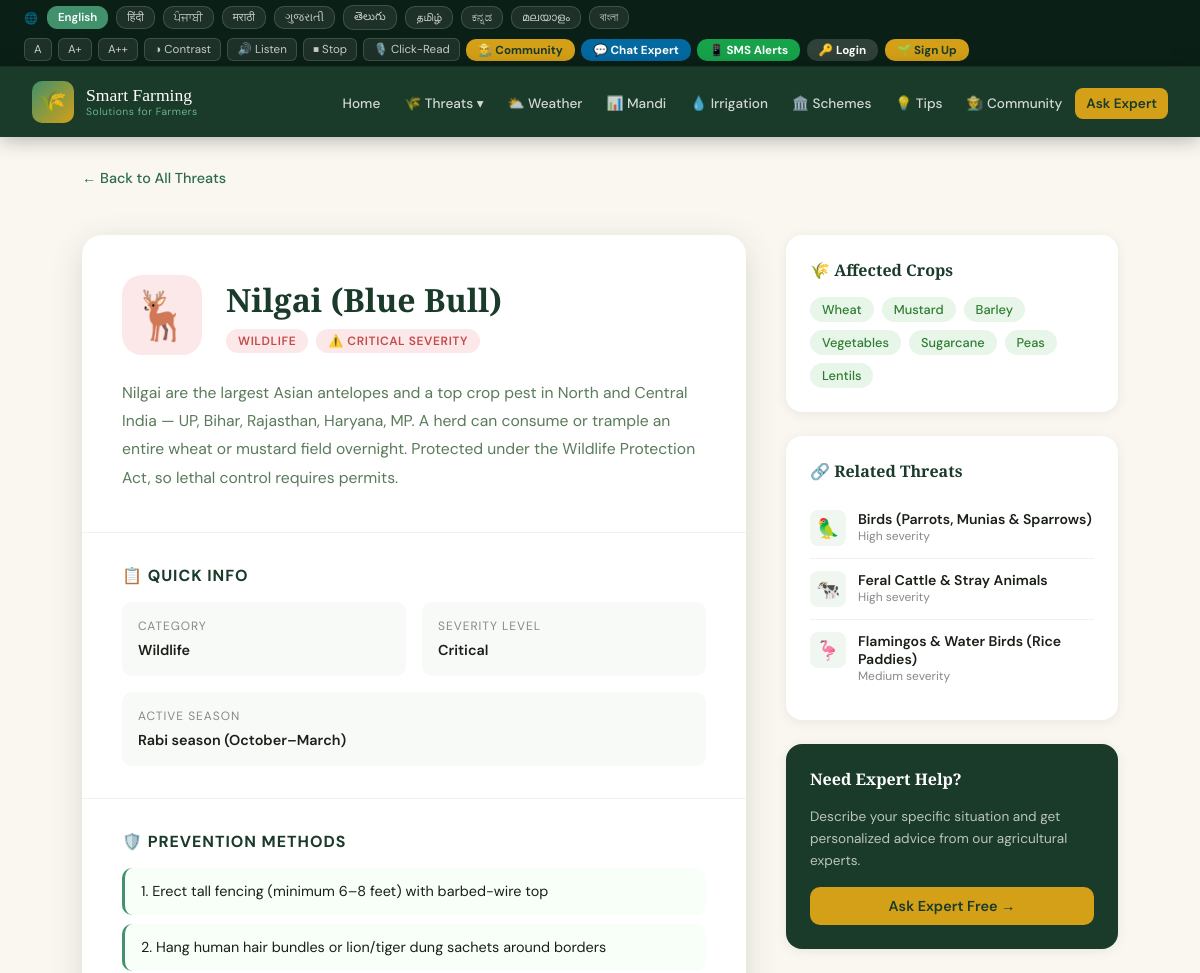
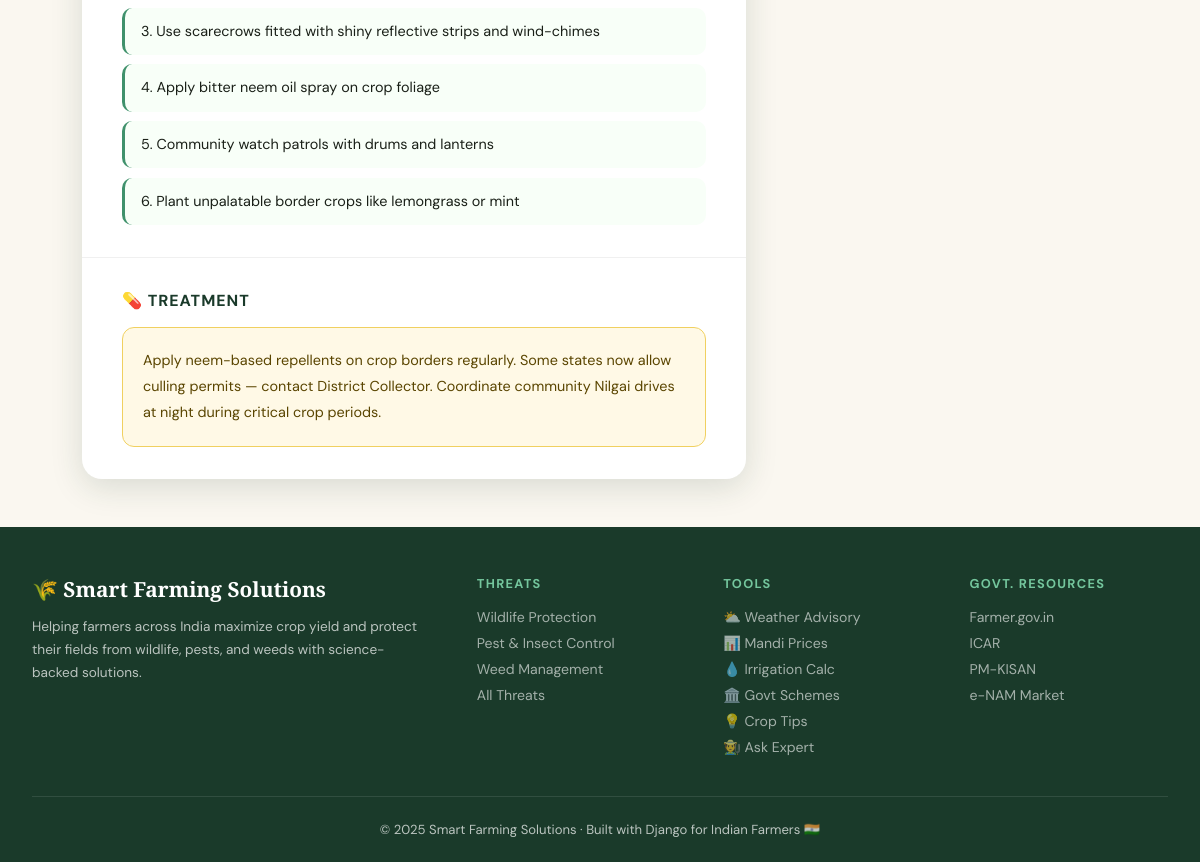
The app's page /threats/53/ with its own data (2 pictures, top to bottom).
### farming/models.py (models this page shows, shortened)
class Threat(models.Model):
    name = models.CharField(max_length=200)
    category = models.CharField(max_length=20, choices=ThreatCategory.choices)
    description = models.TextField()
    affected_crops = models.CharField(max_length=500)
    prevention_methods = models.TextField()
    treatment = models.TextField()
    season = models.CharField(max_length=100, default='All seasons')
    severity = models.CharField(max_length=20, choices=[
        ('low', 'Low'), ('medium', 'Medium'), ('high', 'High'), ('critical', 'Critical')
    ], default='medium')
    icon = models.CharField(max_length=10, default='🐛')
    created_at = models.DateTimeField(auto_now_add=True)
    class Meta:
        ordering = ['category', 'name']

### farming/views.py (the view)
# urls.py: path('threats/<int:pk>/', views.threat_detail, name='threat_detail'),
def threat_detail(request, pk):
    threat = get_object_or_404(Threat, pk=pk)
    related = Threat.objects.filter(category=threat.category).exclude(pk=pk)[:3]
    return render(request, 'farming/threat_detail.html', {'threat': threat, 'related': related})

### farming/templates/farming/threat_detail.html (shortened to what this page needs)
{% extends 'farming/base.html' %}
{% block content %}
<a href="{% url 'threat_list' %}" class="back-link">← Back to All Threats</a>
<div class="detail-wrapper">
    <div>
        <div class="detail-card">
            <div class="detail-top">
                <div class="detail-heading">
                    <div class="detail-icon {{ threat.category }}">{{ threat.icon }}</div>
                    <div>
                        <h1>{{ threat.name }}</h1>
                        <div class="badges">
                            <span class="badge badge-{{ threat.category }}">{{ threat.get_category_display }}</span>
                            <span class="badge badge-{{ threat.severity }}">⚠️ {{ threat.get_severity_display }} Severity</span>
                        </div>
                    </div>
                </div>
                <p class="detail-desc">{{ threat.description }}</p>
            </div>
            <div class="detail-section">
                <h2>📋 Quick Info</h2>
                <div class="meta-grid">
                    <div class="meta-item">
                        <label>Category</label>
                        <span>{{ threat.get_category_display }}</span>
                    </div>
                    <div class="meta-item">
                        <label>Severity Level</label>
                        <span>{{ threat.get_severity_display }}</span>
                    </div>
                    <div class="meta-item" style="grid-column: 1/-1;">
                        <label>Active Season</label>
                        <span>{{ threat.season }}</span>
                    </div>
                </div>
            </div>
            <div class="detail-section">
                <h2>🛡️ Prevention Methods</h2>
                <ul class="prevention-list">
                    {% for line in threat.prevention_methods.splitlines %}
                    {% if line.strip %}
                    <li>{{ line }}</li>
                    {% endif %}
                    {% endfor %}
                </ul>
            </div>
            <div class="detail-section">
                <h2>💊 Treatment</h2>
                <div class="treatment-box">{{ threat.treatment }}</div>
            </div>
        </div>
    </div>
    <div class="sidebar">
        <div class="sidebar-card">
            <h3>🌾 Affected Crops</h3>
            <div class="crops-tags">
                {% for crop in threat.affected_crops.split %}
                <span class="crop-tag">{{ crop|cut:"," }}</span>
                {% endfor %}
            </div>
        </div>
        {% if related %}
        <div class="sidebar-card">
            <h3>🔗 Related Threats</h3>
            {% for r in related %}
            <a href="{% url 'threat_detail' r.pk %}" class="related-item">
                <div class="related-icon">{{ r.icon }}</div>
                <div>
                    <div class="related-name">{{ r.name }}</div>
                    <div class="related-sev">{{ r.get_severity_display }} severity</div>
                </div>
            </a>
            {% endfor %}
        </div>
        {% endif %}
        <div class="sidebar-card" style="background: var(--green-deep); color: white;">
            <h3 style="color:white;">Need Expert Help?</h3>
            <p style="font-size:0.85rem;color:rgba(255,255,255,0.7);margin-bottom:1rem;line-height:1.6;">Describe your specific situation and get personalized advice from our agricultural experts.</p>
            <a href="{% url 'ask_expert' %}" class="btn btn-gold" style="width:100%;text-align:center;display:block;padding:10px;">Ask Expert Free →</a>
        </div>
    </div>
</div>
{% endblock %}

### farming/templates/farming/base.html (style rules this page uses)
:root { --green-deep: #1a3a2a; --green-mid: #2d6a4f; --green-bright: #40916c; --green-light: #74c69d; --gold: #d4a017; --gold-light: #f4c842; --cream: #faf7f0; --white: #ffffff; --text-dark: #1a2018; --shadow: 0 8px 32px rgba(26,58,42,0.15); --shadow-lg: 0 20px 60px rgba(26,58,42,0.2); --wildlife: #c44b4b; --pest: #c47a1a; --weed: #3a7a3a; }
* { margin: 0; padding: 0; box-sizing: border-box; }
body { font-family: 'DM Sans', sans-serif; background: var(--cream); color: var(--text-dark); min-height: 100vh; }
.badge { display: inline-block; padding: 4px 12px; border-radius: 20px; font-size: 0.75rem; font-weight: 600; text-transform: uppercase; letter-spacing: 0.05em; }
.badge-wildlife { background: #fce8e8; color: var(--wildlife); }
.badge-critical { background: #fce8e8; color: #c44b4b; }
.btn { display: inline-block; padding: 12px 28px; border-radius: 10px; font-weight: 600; text-decoration: none; font-size: 0.9rem; transition: all 0.2s; cursor: pointer; border: none; font-family: 'DM Sans', sans-serif; }
.btn-gold { background: var(--gold); color: var(--green-deep); }

### farming/templates/farming/threat_detail.html (style rules this page uses)
.detail-wrapper { max-width: 1100px; margin: 3rem auto; padding: 0 2rem; display: grid; grid-template-columns: 2fr 1fr; gap: 2.5rem; }
.back-link { max-width: 1100px; margin: 2rem auto 0; padding: 0 2rem; display: block; color: var(--green-mid); text-decoration: none; font-size: 0.9rem; font-weight: 500; }
.detail-card { background: white; border-radius: 20px; overflow: hidden; box-shadow: var(--shadow); }
.detail-top { padding: 2.5rem; border-bottom: 1px solid #f0f0f0; }
.detail-heading { display: flex; align-items: center; gap: 1.5rem; margin-bottom: 1.5rem; }
.detail-icon { width: 80px; height: 80px; border-radius: 20px; display: flex; align-items: center; justify-content: center; font-size: 3rem; flex-shrink: 0; }
.detail-icon.wildlife { background: #fce8e8; }
.detail-heading h1 { font-family: 'Playfair Display', serif; font-size: 2rem; color: var(--green-deep); margin-bottom: 0.5rem; }
.detail-heading .badges { display: flex; gap: 0.5rem; }
.detail-desc { color: #5a7a5a; line-height: 1.8; font-size: 0.98rem; }
.detail-section { padding: 2rem 2.5rem; border-bottom: 1px solid #f0f0f0; }
.detail-section:last-child { border-bottom: none; }
.detail-section h2 { font-size: 1rem; font-weight: 700; color: var(--green-deep); text-transform: uppercase; letter-spacing: 0.06em; margin-bottom: 1rem; display: flex; align-items: center; gap: 0.5rem; }
.prevention-list { list-style: none; display: flex; flex-direction: column; gap: 0.6rem; }
.prevention-list li { padding: 0.75rem 1rem; background: #f8fff8; border-radius: 10px; border-left: 3px solid var(--green-bright); font-size: 0.9rem; color: var(--text-dark); line-height: 1.6; }
.treatment-box { background: #fff9e6; border: 1px solid #f0d060; border-radius: 12px; padding: 1.25rem; font-size: 0.9rem; line-height: 1.8; color: #5a4500; }
.meta-grid { display: grid; grid-template-columns: 1fr 1fr; gap: 1rem; }
.meta-item { background: #f8faf8; border-radius: 10px; padding: 1rem; }
.meta-item label { font-size: 0.75rem; color: #888; text-transform: uppercase; letter-spacing: 0.08em; display: block; margin-bottom: 0.3rem; }
.meta-item span { font-weight: 600; color: var(--text-dark); font-size: 0.9rem; }
.sidebar { display: flex; flex-direction: column; gap: 1.5rem; }
.sidebar-card { background: white; border-radius: 16px; padding: 1.5rem; box-shadow: 0 2px 12px rgba(0,0,0,0.07); }
.sidebar-card h3 { font-size: 1rem; color: var(--green-deep); margin-bottom: 1rem; font-family: 'Playfair Display', serif; }
.related-item { display: flex; gap: 0.75rem; padding: 0.75rem 0; border-bottom: 1px solid #f0f0f0; text-decoration: none; transition: background 0.2s; }
.related-item:last-child { border-bottom: none; }
.related-icon { width: 36px; height: 36px; border-radius: 8px; display: flex; align-items: center; justify-content: center; font-size: 1.2rem; background: #f0f7f0; flex-shrink: 0; }
.related-name { font-size: 0.88rem; font-weight: 600; color: var(--text-dark); }
.related-sev { font-size: 0.75rem; color: #888; }
.crops-tags { display: flex; flex-wrap: wrap; gap: 0.5rem; }
.crop-tag { background: #e8f5e9; color: #2e7d32; padding: 4px 12px; border-radius: 20px; font-size: 0.8rem; font-weight: 500; }

### records on screen
Threat: icon "🦌", name "Nilgai (Blue Bull)", category "WILDLIFE", severity "CRITICAL", description "Nilgai are the largest Asian antelopes and a top crop pest in North and Central India — UP, Bihar, Rajasthan, Haryana, MP. A herd can consume or trample an entire wheat or mustard field overnight. Protected under the Wildlife Protection Act, so lethal control requires permits.", category "Wildlife", severity "Critical", season "Rabi season (October–March)", treatment "Apply neem-based repellents on crop borders regularly. Some states now allow culling permits — contact District Collector. Coordinate community Nilgai drives at night during critical crop periods."
Threat: icon "🦜", name "Birds (Parrots, Munias & Sparrows)", severity "High"
Threat: icon "🐄", name "Feral Cattle & Stray Animals", severity "High"
Threat: icon "🦩", name "Flamingos & Water Birds (Rice Paddies)", severity "Medium"

### other values on screen
{{ line }} "1. Erect tall fencing (minimum 6–8 feet) with barbed-wire top" "2. Hang human hair bundles or lion/tiger dung sachets around borders" "3. Use scarecrows fitted with shiny reflective strips and wind-chimes" "4. Apply bitter neem oil spray on crop foliage" "5. Community watch patrols with drums and lanterns" "6. Plant unpalatable border crops like lemongrass or mint"
{{ crop|cut:"," }} "Wheat" "Mustard" "Barley" "Vegetables" "Sugarcane" "Peas" "Lentils"
